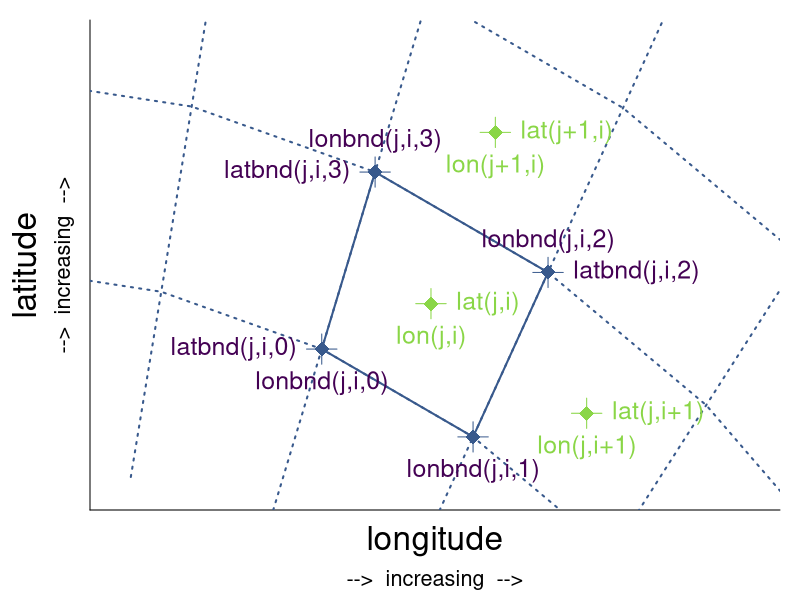

Here is the R script that generated this plot:
#!/usr/bin/env Rscript
# R version: >= 4.0.0
# r-svglite version: >= 2.0.0
library(svglite)

# define lat and lon
lon = 10:10
lat = 54:54

# sphere with radius and lon-center and lat-center
radius_grid_lower = 6
radius_grid_low = 7
radius_cell = c(7.5, 7.5, 7.5, 8.5)
radius_grid_high = 8
radius_grid_higher = 9
radius_grid_evenhigher = 10
clon =  7.0
clat = 47.1

## angles center
# 56, 65, 74
## angles bnds
# 51.5, 60.5, 69.5, 78.5

angles_cell = c(56, 65, 74, 65)
angles_grid = c(42.5, 51.5, 60.5, 69.5, 78.5, 87.5)
pi = 3.14
# grid lines above grid cells
ulon_grid_lower = radius_grid_lower * cos(angles_grid/180*pi) + clon
ulat_grid_lower = radius_grid_lower * sin(angles_grid/180*pi) + clat
ulon_grid_low = radius_grid_low * cos(angles_grid/180*pi) + clon
ulat_grid_low = radius_grid_low * sin(angles_grid/180*pi) + clat
# grid cell center coordinates
ulon_cell = radius_cell * cos(angles_cell/180*pi) + clon
ulat_cell = radius_cell * sin(angles_cell/180*pi) + clat
# grid lines below grid cells
ulon_grid_high = radius_grid_high * cos(angles_grid/180*pi) + clon
ulat_grid_high = radius_grid_high * sin(angles_grid/180*pi) + clat
ulon_grid_higher = radius_grid_higher * cos(angles_grid/180*pi) + clon
ulat_grid_higher = radius_grid_higher * sin(angles_grid/180*pi) + clat
ulon_grid_evenhigher = radius_grid_evenhigher * cos(angles_grid/180*pi) + clon
ulat_grid_evenhigher = radius_grid_evenhigher * sin(angles_grid/180*pi) + clat
# radial grid lines
rlon_grid = rbind(ulon_grid_lower, ulon_grid_low, ulon_grid_high, ulon_grid_higher, ulon_grid_evenhigher, NA)
rlat_grid = rbind(ulat_grid_lower, ulat_grid_low, ulat_grid_high, ulat_grid_higher, ulat_grid_evenhigher, NA)

lon_bnds = (10:11) - 0.5
lat_bnds = (54:55) - 0.5

dlon_solid = 0.4
dlat_solid = 0.4
dlon_dot = 1.4
dlat_dot = 0.6
dlon_text1 = 0.1
dlat_text1 = 0.08
dlon_max = 1.8
dlat_max = 0.8

nlon = length(lon)
nlat = length(lat)

# colors
col_grid_draw = '#38598CFF'
col_grid_text = '#440154FF'
col_cell_draw = '#8AD647FF'
col_cell_text = '#8AD647FF'

## write plot to file
# PNG: png('../pics/order_horizontal_bounds__2D_coord_variables.png', width = 7, height = 5.2, units='in', res = 300)
# PDF: pdf('order_horizontal_bounds__2D_coord_variables.pdf', width = 7, height = 5.2, paper='special')
svglite('order_horizontal_bounds__2D_coord_variables.svg', width = 7, height = 5.2)

par(mar = c(4.5, 4.5, 1, 1))

# create base plot
plot(c(ulon_cell[2]), c(ulat_cell[2]),
     xlab = ' ', ylab = '',
     xlim = c(lon_bnds[1] - dlon_dot, lon_bnds[nlon+1] + dlon_max),
     ylim = c(lat_bnds[1] - dlat_dot, lat_bnds[nlat+1] + dlat_max),
     xaxt = 'n', yaxt = 'n',
     bty = 'n', type = 'n')
axis(1, at = c(0, 360))
axis(2, at = c(0, 360))
mtext('longitude', 1, line = +1.2, cex = 2)
mtext('-->  increasing  -->', 1, line = +3, cex = 1.3)
mtext('latitude', 2, line = 2.5, cex = 2)
mtext('-->  increasing  -->', 2, line = 0.8, cex = 1.3)

# add grid ----
# grid lines, solid
lines(ulon_grid_low, ulat_grid_low, col = col_grid_draw, lwd = 2, lty = 'dotted')
lines(ulon_grid_high, ulat_grid_high, col = col_grid_draw, lwd = 2, lty = 'dotted')
lines(ulon_grid_higher, ulat_grid_higher, col = col_grid_draw, lwd = 2, lty = 'dotted')
lines(rlon_grid, rlat_grid, col = col_grid_draw, lwd = 2, lty = 'dotted')

# grid lines, solid
lines(ulon_grid_low[3:4], ulat_grid_low[3:4], col = col_grid_draw, lwd = 2)
lines(ulon_grid_high[3:4], ulat_grid_high[3:4], col = col_grid_draw, lwd = 2)
lines(rlon_grid[c(2:3,6),3:4], rlat_grid[c(2:3,6),3:4], col = col_grid_draw, lwd = 2)

# lines through grid intersection points
# lines(c(ulon_grid_low[4], ulon_grid_low[4]), c(ulat_grid_low[4] - dlat_text1, ulat_grid_low[4] + dlat_text1), col = col_grid_draw)
# lines(c(ulon_grid_low[4] - dlon_text1, ulon_grid_low[4] + dlon_text1), c(ulat_grid_low[4], ulat_grid_low[4]), col = col_grid_draw)
lines(rbind(ulon_grid_low[3:4], ulon_grid_low[3:4], NA), rbind(ulat_grid_low[3:4] - dlat_text1, ulat_grid_low[3:4] + dlat_text1, NA), col = col_grid_draw)
lines(rbind(ulon_grid_low[3:4] - dlon_text1, ulon_grid_low[3:4] + dlon_text1, NA), rbind(ulat_grid_low[3:4], ulat_grid_low[3:4], NA), col = col_grid_draw)
lines(rbind(ulon_grid_high[3:4], ulon_grid_high[3:4], NA), rbind(ulat_grid_high[3:4] - dlat_text1, ulat_grid_high[3:4] + dlat_text1, NA), col = col_grid_draw)
lines(rbind(ulon_grid_high[3:4] - dlon_text1, ulon_grid_high[3:4] + dlon_text1, NA), rbind(ulat_grid_high[3:4], ulat_grid_high[3:4], NA), col = col_grid_draw)

# dots on grid intersection
points(ulon_grid_low[3:4], ulat_grid_low[3:4], pch = 18, cex = 2, col = col_grid_draw)
points(ulon_grid_high[3:4], ulat_grid_high[3:4], pch = 18, cex = 2, col = col_grid_draw)

# lines through grid cell center
lines(c(ulon_cell[2], ulon_cell[2]), c(ulat_cell[2] - dlat_text1, ulat_cell[2] + dlat_text1), col = col_cell_draw)
lines(c(ulon_cell[2] - dlon_text1, ulon_cell[2] + dlon_text1), c(ulat_cell[2], ulat_cell[2]), col = col_cell_draw)
lines(c(ulon_cell[1], ulon_cell[1]), c(ulat_cell[1] - dlat_text1, ulat_cell[1] + dlat_text1), col = col_cell_draw)
lines(c(ulon_cell[1] - dlon_text1, ulon_cell[1] + dlon_text1), c(ulat_cell[1], ulat_cell[1]), col = col_cell_draw)
lines(c(ulon_cell[4], ulon_cell[4]), c(ulat_cell[4] - dlat_text1, ulat_cell[4] + dlat_text1), col = col_cell_draw)
lines(c(ulon_cell[4] - dlon_text1, ulon_cell[4] + dlon_text1), c(ulat_cell[4], ulat_cell[4]), col = col_cell_draw)

# dots in the grid cell center
points(ulon_cell[-3], ulat_cell[-3], pch = 18, cex = 2, col = col_cell_draw)

# add text ----
# bnds
text(ulon_grid_low[4], ulat_grid_low[4] - dlat_text1, 'lonbnd(j,i,0)', col = col_grid_text, cex = 1.5, pos = 1)
text(ulon_grid_low[4] - dlon_text1, ulat_grid_low[4], 'latbnd(j,i,0)', col = col_grid_text, cex = 1.5, pos = 2)
text(ulon_grid_low[3], ulat_grid_low[3] - dlat_text1, 'lonbnd(j,i,1)', col = col_grid_text, cex = 1.5, pos = 1)
# text(ulon_grid_low[3] - dlon_text1, ulat_grid_low[3], 'latbnd(j,i,1)', col = col_grid_text, cex = 1.5, pos = 2)
text(ulon_grid_high[3], ulat_grid_high[3] + dlat_text1, 'lonbnd(j,i,2)', col = col_grid_text, cex = 1.5, pos = 3)
text(ulon_grid_high[3] + dlon_text1, ulat_grid_high[3], 'latbnd(j,i,2)', col = col_grid_text, cex = 1.5, pos = 4)
text(ulon_grid_high[4], ulat_grid_high[4] + dlat_text1, 'lonbnd(j,i,3)', col = col_grid_text, cex = 1.5, pos = 3)
text(ulon_grid_high[4] - dlon_text1, ulat_grid_high[4], 'latbnd(j,i,3)', col = col_grid_text, cex = 1.5, pos = 2)

# grid cell center
text(ulon_cell[2], ulat_cell[2] - dlat_text1, 'lon(j,i)', col = col_cell_text, cex = 1.5, pos = 1)
text(ulon_cell[2] + dlon_text1, ulat_cell[2], 'lat(j,i)', col = col_cell_text, cex = 1.5, pos = 4)
text(ulon_cell[1], ulat_cell[1] - dlat_text1, 'lon(j,i+1)', col = col_cell_text, cex = 1.5, pos = 1)
text(ulon_cell[1] + dlon_text1, ulat_cell[1], 'lat(j,i+1)', col = col_cell_text, cex = 1.5, pos = 4)
text(ulon_cell[4], ulat_cell[4] - dlat_text1, 'lon(j+1,i)', col = col_cell_text, cex = 1.5, pos = 1)
text(ulon_cell[4] + dlon_text1, ulat_cell[4], 'lat(j+1,i)', col = col_cell_text, cex = 1.5, pos = 4)

# close picture output device
dev.off()
